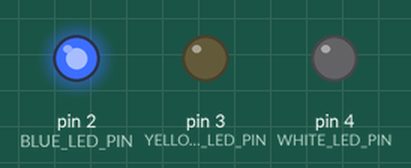
A sketch run on a simulated Arduino Uno, built with avr-gcc and run on an emulated ATmega328P. On the bench: output pins drawn as LEDs (lit = HIGH).

Above: at 0.5 s.
At 1.5 s:
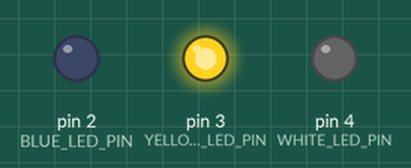
At 5.5 s:
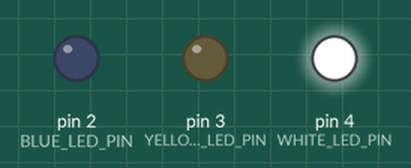
Timing chart, 0 to 6.9 s (numbered marks = the images above):
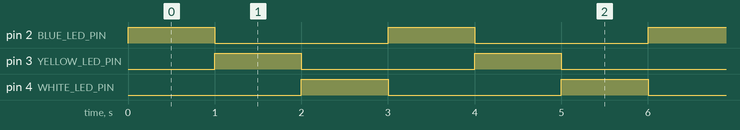

Measured:
- by itself, pin 2 (BLUE_LED_PIN), pin 3 (YELLOW_LED_PIN), pin 4 (WHITE_LED_PIN): alternates HIGH for 1.0 s and LOW for 2.0 s
- by itself, everything shown: repeats every 3.0 s, in 4 steps

The sketch:

ledtest.ino
```cpp
#define BLUE_LED_PIN 2
#define YELLOW_LED_PIN 3
#define WHITE_LED_PIN 4

void setup() {
  pinMode(BLUE_LED_PIN, OUTPUT);
  pinMode(YELLOW_LED_PIN, OUTPUT);
  pinMode(WHITE_LED_PIN, OUTPUT);
}

void loop() {
  // Mavi LED'i yak
  digitalWrite(BLUE_LED_PIN, HIGH);
  delay(1000);
  digitalWrite(BLUE_LED_PIN, LOW);

  // Sarı LED'i yak
  digitalWrite(YELLOW_LED_PIN, HIGH);
  delay(1000);
  digitalWrite(YELLOW_LED_PIN, LOW);

  // Beyaz LED'i yak
  digitalWrite(WHITE_LED_PIN, HIGH);
  delay(1000);
  digitalWrite(WHITE_LED_PIN, LOW);
}
```
